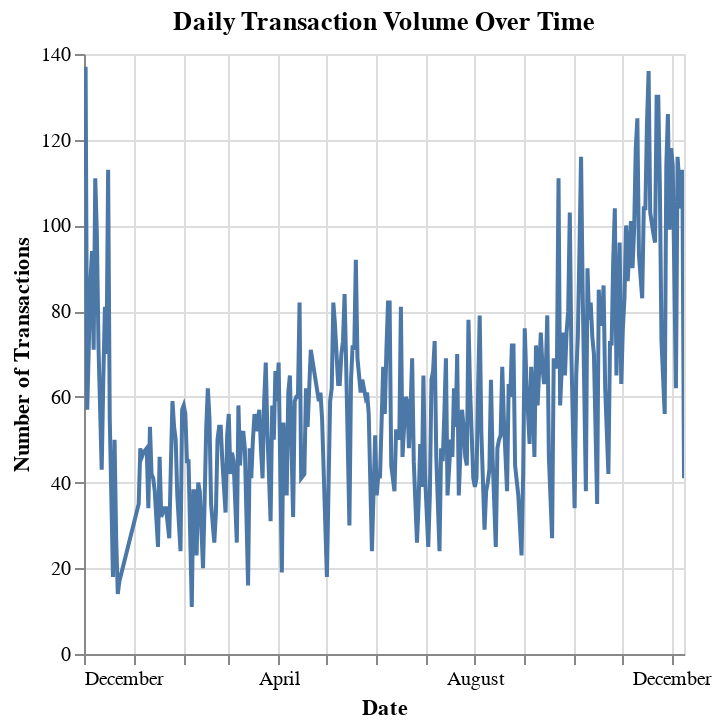

This figure's notebook cell:
### Markdown cell above
### Create an interactive line chart with Altair

### Code cell
line_chart = alt.Chart(daily_transactions).mark_line().encode(
    x=alt.X('Date:T', title='Date'),
    y=alt.Y('Transactions:Q', title='Number of Transactions'),
    tooltip=[
        alt.Tooltip('Date', title='Date'),
        alt.Tooltip('Transactions', title='Number of Transactions')
    ]
).properties(
    title='Daily Transaction Volume Over Time'
).interactive()
line_chart.show()
line_chart.save('../visuals/After_Cleaning/Recommendation_Model/EDA/daily_transaction_volume.json')

### Figure 1 — Vega-Lite specification as saved in the notebook (floating-point values rounded to 4 significant figures; data arrays with more than 128 entries replaced by an {"elided": "..."} marker saying what was removed)
{"config": {"view": {"continuousWidth": 300, "continuousHeight": 300}}, "data": {"name": "data-413f7f100e2d40e191f6c37cd0c91128"}, "mark": {"type": "line"}, "encoding": {"tooltip": [{"field": "Date", "title": "Date", "type": "nominal"}, {"field": "Transactions", "title": "Number of Transactions", "type": "quantitative"}], "x": {"field": "Date", "title": "Date", "type": "temporal"}, "y": {"field": "Transactions", "title": "Number of Transactions", "type": "quantitative"}}, "params": [{"name": "param_3", "select": {"type": "interval", "encodings": ["x", "y"]}, "bind": "scales"}], "title": "Daily Transaction Volume Over Time", "$schema": "https://vega.github.io/schema/vega-lite/v5.20.1.json", "datasets": {"data-413f7f100e2d40e191f6c37cd0c91128": {"elided": "305 records"}}}
